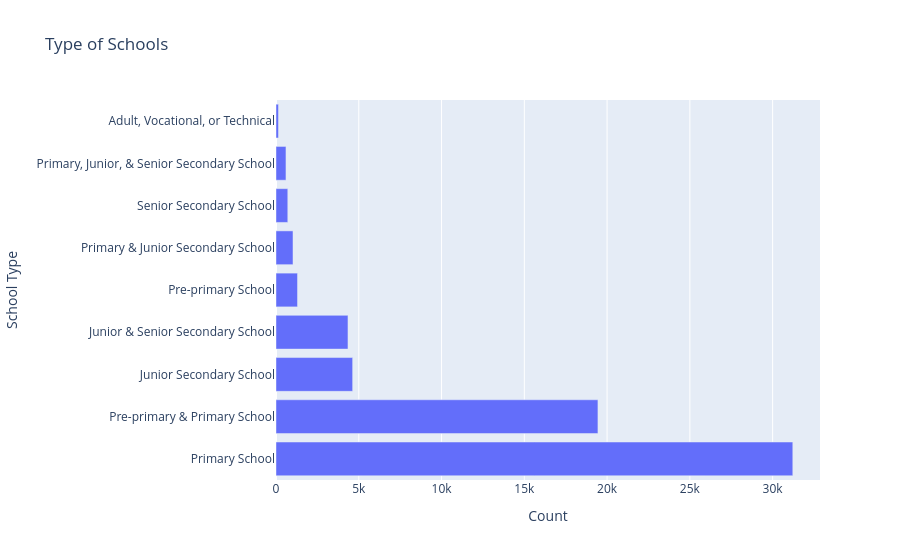

Here is the notebook cell this chart was saved with:
### Markdown cell above
Part 4: Data Visualization
Create clear and well-labeled visualizations using Plotly. At minimum, include:
    Bar chart of school types
    Histogram of student population
    Boxplot of teacher distribution
    Pie chart of water and sanitation access
    Map visualization using latitude and longitude

### Code cell
#Bar chart of school types

school_bar = new_df.groupby('facility_type')['facility_name'].count().sort_values(ascending=False)
fig1 = px.bar(
    x=school_bar.values,
    y=school_bar.index,
    title='Type of Schools'

)
fig1.update_layout(xaxis_title='Count', yaxis_title='School Type')
fig1.show()

### Figure 1 — Plotly figure (JSON) as saved in the notebook; plotly's stock layout.template omitted (floating-point values rounded to 4 significant figures)
{"data": [{"hovertemplate": "x=%{x}<br>y=%{y}<extra></extra>", "legendgroup": "", "marker": {"color": "#636efa", "pattern": {"shape": ""}}, "name": "", "orientation": "h", "showlegend": false, "textposition": "auto", "type": "bar", "x": [31218, 19447, 4630, 4348, 1300, 1027, 712, 602, 149], "xaxis": "x", "y": ["Primary School", "Pre-primary & Primary School", "Junior Secondary School", "Junior & Senior Secondary School", "Pre-primary School", "Primary & Junior Secondary School", "Senior Secondary School", "Primary, Junior, & Senior Secondary School", "Adult, Vocational, or Technical"], "yaxis": "y"}], "layout": {"barmode": "relative", "legend": {"tracegroupgap": 0}, "title": {"text": "Type of Schools"}, "xaxis": {"anchor": "y", "domain": [0, 1], "title": {"text": "Count"}}, "yaxis": {"anchor": "x", "domain": [0, 1], "title": {"text": "School Type"}}}}
